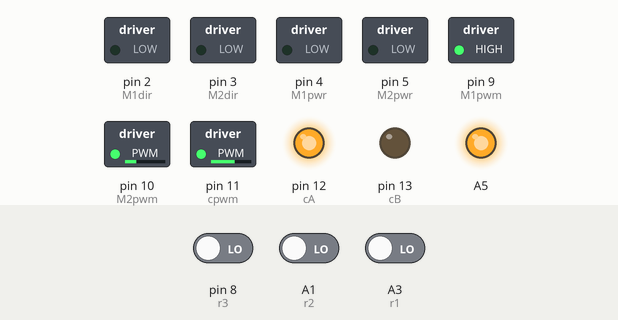
The sketch below on a simulated Arduino Uno, built with avr-gcc and run on an emulated ATmega328P. On the bench: switched loads named in the sketch (green lamp = pin HIGH), output pins drawn as LEDs (lit = HIGH). The test bench sets the inputs (shaded band); at power-on: A1 (r2) LOW, A3 (r1) LOW, pin 8 (r3) LOW. Pins used as bus, display or sensor lines are not drawn.

Above: at 16.8 s.
16.9 s: A1 (r2) driven HIGH and A3 (r1) driven HIGH
At 21.0 s:
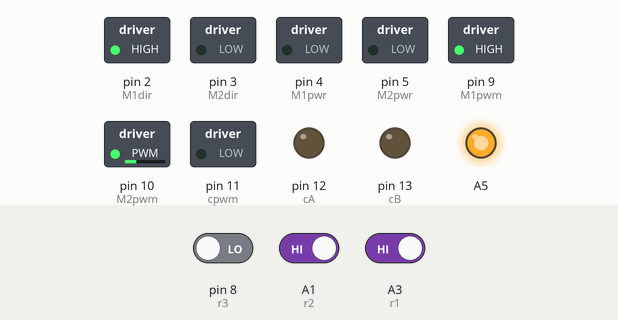
30.6 s: pin 8 (r3) driven HIGH
At 32.5 s:
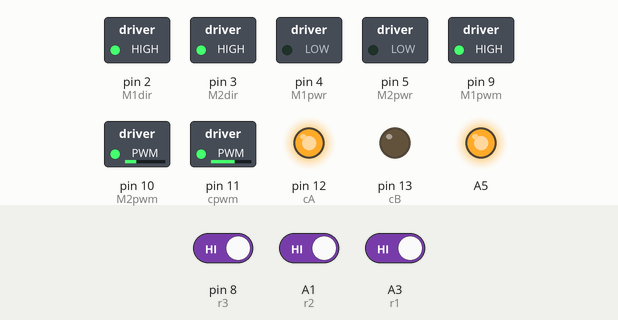
38.6 s: pin 8 (r3) driven LOW
At 43.0 s:
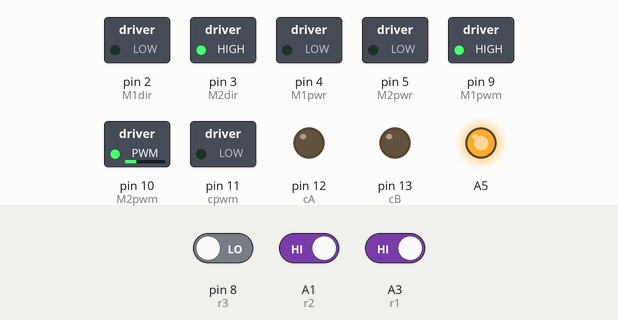
52.1 s: A1 (r2) driven LOW
At 55.7 s:
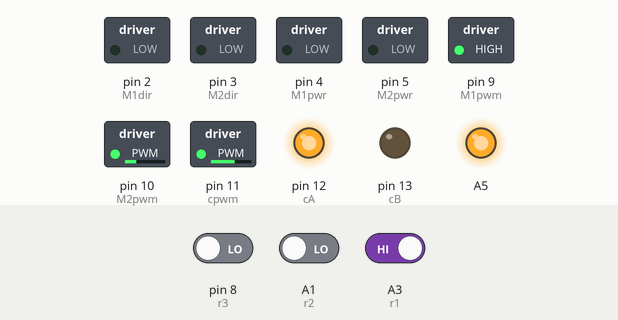
Timing chart, 0 to 64.1 s (numbered marks = the images above; inputs shaded):
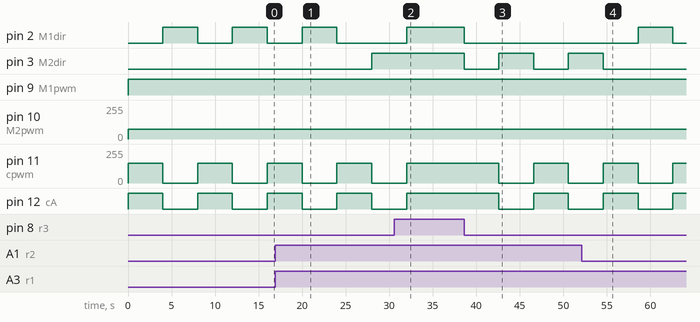

The sketch:

lawnmower_code.ino
```cpp
#define M1dir 2
#define M1pwm 9
#define M1pwr 4
#define M2dir 3
#define M2pwm 10
#define M2pwr 5
#define r1 A3
#define IRLgnd A2
#define r2 A1
#define IRCgnd A0
#define r3 8
#define IRRgnd 7
#define IRRvcc 6
#define cA 12
#define cB 13
#define cpwm 11

void setup() {

 pinMode(M1dir, OUTPUT);
 pinMode(M1pwm, OUTPUT);
 pinMode(M1pwr, OUTPUT);
 pinMode(M2dir, OUTPUT);
 pinMode(M2pwm, OUTPUT);
 pinMode(M2pwr, OUTPUT);
 //sensor
 pinMode(r1,INPUT);
 pinMode(r2,INPUT);
 pinMode(r3,INPUT);
 pinMode(IRLgnd, OUTPUT);
 digitalWrite(IRLgnd, LOW);
 pinMode(IRCgnd, OUTPUT);
 digitalWrite(IRCgnd, LOW);
 pinMode(IRRgnd, OUTPUT);
 digitalWrite(IRRgnd, LOW);
 pinMode(IRRvcc, OUTPUT);
 digitalWrite(IRRvcc, HIGH);
//cutter
   pinMode(cA, OUTPUT);
  pinMode(cB, OUTPUT);
  pinMode(cpwm, OUTPUT);
  pinMode(A5, OUTPUT);
  digitalWrite(A5, HIGH); //5V FOR LOGIC
}
void loop() {
    int IR1, IR2, IR3, IR4;
  IR1=digitalRead(r1);
  IR2=digitalRead(r2); //
  IR3=digitalRead(r3);
  // IR reading of 1 means no obstacle!!
if ((IR1!=0)&&(IR2!=0)&&(IR3!=0))
   {
     Forward();
   }
   else if ((IR1!=1)&&(IR2!=0)&&(IR3!=0)) //Left obstacle
   {
    Backward();
    delay(4000);
    Right();
    delay(4000);
   }
   else if ((IR1!=0)&&(IR2!=0)&&(IR3!=1)) //Right obstacle
   {
    Backward();
    delay(4000);
    Left();
    delay(4000);
   }
   else
   {
     Backward();
    delay(4000);
    Right();
    delay(4000);
   }
}

//individual motor control
void Motor1Forward(){
  digitalWrite(M1dir, HIGH);
  analogWrite(M1pwm, 255);
}
 void Motor2Forward(){
  digitalWrite(M2dir, HIGH);
  analogWrite(M2pwm, 72);
}
void Motor1Backward(){
  digitalWrite(M1dir, LOW);
  analogWrite(M1pwm, 255);
}
void Motor2Backward(){
  digitalWrite(M2dir, LOW);
  analogWrite(M2pwm, 72);
}
//Cutter control
void CutterOn(){
 analogWrite(cpwm, 150);
 digitalWrite(cA, HIGH);
 digitalWrite(cB, LOW);
}
void CutterOff(){
  analogWrite(cpwm, 0);
 digitalWrite(cA, LOW);
 digitalWrite(cB, LOW);
}
//Drive control - cutter operates only when forward
 void Forward(){
  Motor1Forward();
  Motor2Forward();
  CutterOn();
}
void Backward(){
  Motor1Backward();
  Motor2Backward();
  CutterOn();
}
void Left(){
  Motor1Backward();
  Motor2Forward();
  CutterOff();
  }
void Right(){
  Motor2Backward();
  Motor1Forward();
  CutterOff();
  }
void Stop(){
 analogWrite(M1pwm, 0);
 analogWrite(M2pwm, 0);
 CutterOff();
}
```

Measured:
- after the input at 16.9 s, pin 2 (M1dir): goes on until 24.0 s, then stays LOW; pin 3 (M2dir): LOW → HIGH after 11.1 s
- after the input at 30.6 s, pin 2 (M1dir): LOW → HIGH after 1.4 s; pin 3 (M2dir): stays HIGH (without the input it goes to LOW after 1.4 s); pin 11 (cpwm): goes on until 32.0 s, then stays 150/255; pin 12 (cA): goes on until 32.0 s, then stays HIGH
- after the input at 38.6 s, pin 2 (M1dir): HIGH → LOW at once; pin 3 (M2dir): alternates HIGH for 4.0 s and LOW for 4.0 s, starting at once; pin 11 (cpwm): 150/255 → 0/255 after 4.0 s, → 150/255 4.0 s later, → 0/255 4.0 s later; pin 12 (cA): HIGH → LOW after 4.0 s, → HIGH 4.0 s later, → LOW 4.0 s later
- after the input at 52.1 s, pin 2 (M1dir): LOW → HIGH after 6.5 s, → LOW 4.0 s later; pin 3 (M2dir): goes on until 54.6 s, then stays LOW
- by itself, pin 2 (M1dir), pin 12 (cA): alternates HIGH for 4.0 s and LOW for 4.0 s
- by itself, pin 11 (cpwm): alternates 150/255 for 4.0 s and 0/255 for 4.0 s
